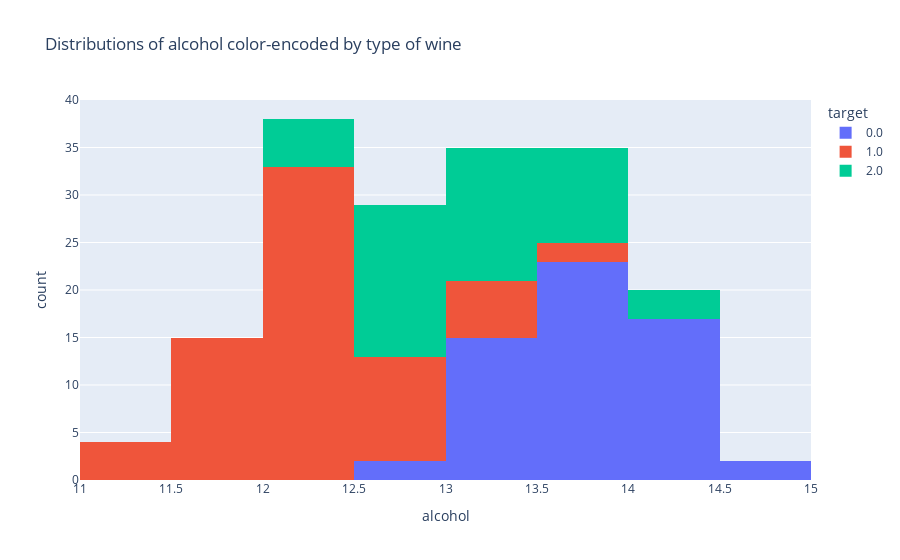

Notebook code cell kept with this figure:
### Markdown cell above
#### Challenge 2
Plot the alcohol(x-axis) as per their target type with a histogram. Give it an appropriate title. (*The desired output has been shown*)

### Code cell


### Figure 1 — Plotly figure (JSON) as saved in the notebook; plotly's stock layout.template omitted (floating-point values rounded to 4 significant figures)
{"data": [{"alignmentgroup": "True", "bingroup": "x", "hovertemplate": "target=0.0<br>alcohol=%{x}<br>count=%{y}<extra></extra>", "legendgroup": "0.0", "marker": {"color": "#636efa"}, "name": "0.0", "offsetgroup": "0.0", "orientation": "v", "showlegend": true, "type": "histogram", "x": [14.23, 13.2, 13.16, 14.37, 13.24, 14.2, 14.39, 14.06, 14.83, 13.86, 14.1, 14.12, 13.75, 14.75, 14.38, 13.63, 14.3, 13.83, 14.19, 13.64, 14.06, 12.93, 13.71, 12.85, 13.5, 13.05, 13.39, 13.3, 13.87, 14.02, 13.73, 13.58, 13.68, 13.76, 13.51, 13.48, 13.28, 13.05, 13.07, 14.22, 13.56, 13.41, 13.88, 13.24, 13.05, 14.21, 14.38, 13.9, 14.1, 13.94, 13.05, 13.83, 13.82, 13.77, 13.74, 13.56, 14.22, 13.29, 13.72], "xaxis": "x", "yaxis": "y"}, {"alignmentgroup": "True", "bingroup": "x", "hovertemplate": "target=1.0<br>alcohol=%{x}<br>count=%{y}<extra></extra>", "legendgroup": "1.0", "marker": {"color": "#EF553B"}, "name": "1.0", "offsetgroup": "1.0", "orientation": "v", "showlegend": true, "type": "histogram", "x": [12.37, 12.33, 12.64, 13.67, 12.37, 12.17, 12.37, 13.11, 12.37, 13.34, 12.21, 12.29, 13.86, 13.49, 12.99, 11.96, 11.66, 13.03, 11.84, 12.33, 12.7, 12, 12.72, 12.08, 13.05, 11.84, 12.67, 12.16, 11.65, 11.64, 12.08, 12.08, 12, 12.69, 12.29, 11.62, 12.47, 11.81, 12.29, 12.37, 12.29, 12.08, 12.6, 12.34, 11.82, 12.51, 12.42, 12.25, 12.72, 12.22, 11.61, 11.46, 12.52, 11.76, 11.41, 12.08, 11.03, 11.82, 12.42, 12.77, 12, 11.45, 11.56, 12.42, 13.05, 11.87, 12.07, 12.43, 11.79, 12.37, 12.04], "xaxis": "x", "yaxis": "y"}, {"alignmentgroup": "True", "bingroup": "x", "hovertemplate": "target=2.0<br>alcohol=%{x}<br>count=%{y}<extra></extra>", "legendgroup": "2.0", "marker": {"color": "#00cc96"}, "name": "2.0", "offsetgroup": "2.0", "orientation": "v", "showlegend": true, "type": "histogram", "x": [12.86, 12.88, 12.81, 12.7, 12.51, 12.6, 12.25, 12.53, 13.49, 12.84, 12.93, 13.36, 13.52, 13.62, 12.25, 13.16, 13.88, 12.87, 13.32, 13.08, 13.5, 12.79, 13.11, 13.23, 12.58, 13.17, 13.84, 12.45, 14.34, 13.48, 12.36, 13.69, 12.85, 12.96, 13.78, 13.73, 13.45, 12.82, 13.58, 13.4, 12.2, 12.77, 14.16, 13.71, 13.4, 13.27, 13.17, 14.13], "xaxis": "x", "yaxis": "y"}], "layout": {"barmode": "relative", "legend": {"title": {"text": "target"}, "tracegroupgap": 0}, "title": {"text": "Distributions of alcohol color-encoded by type of wine"}, "xaxis": {"anchor": "y", "domain": [0, 1], "title": {"text": "alcohol"}}, "yaxis": {"anchor": "x", "domain": [0, 1], "title": {"text": "count"}}}}
